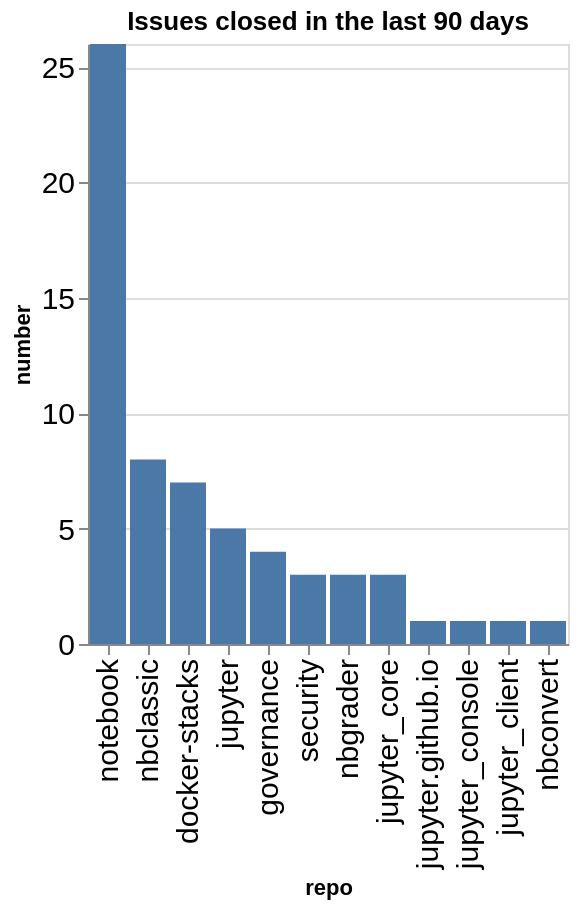

The code cell stored with this chart in its notebook:
### Code cell
closed_counts = closed.groupby(['org', 'repo']).count()['number'].reset_index()
closed_counts['org/repo'] = closed_counts.apply(lambda a: a['org'] + '/' + a['repo'], axis=1)
sorted_vals = closed_counts.sort_values(['number'], ascending=False)['repo'].values
alt.Chart(data=closed_counts, title=f"Issues closed in the last {n_days} days").mark_bar().encode(
    x=alt.X('repo', sort=alt.Sort(sorted_vals.tolist())),
    y='number',
)

### Figure 1 — Vega-Lite specification as saved in the notebook (floating-point values rounded to 4 significant figures)
{"config": {"axisLeft": {"labelFontSize": 15}, "axisBottom": {"labelFontSize": 15}}, "data": {"name": "data-0f712674f5b12dbdf33799c689a6c3bf"}, "mark": {"type": "bar"}, "encoding": {"x": {"field": "repo", "sort": ["notebook", "nbclassic", "docker-stacks", "jupyter", "governance", "security", "nbgrader", "jupyter_core", "jupyter.github.io", "jupyter_console", "jupyter_client", "nbconvert"], "type": "nominal"}, "y": {"field": "number", "type": "quantitative"}}, "title": "Issues closed in the last 90 days", "$schema": "https://vega.github.io/schema/vega-lite/v5.20.1.json", "datasets": {"data-0f712674f5b12dbdf33799c689a6c3bf": [{"org": "jupyter", "repo": "docker-stacks", "number": 7, "org/repo": "jupyter/docker-stacks"}, {"org": "jupyter", "repo": "governance", "number": 4, "org/repo": "jupyter/governance"}, {"org": "jupyter", "repo": "jupyter", "number": 5, "org/repo": "jupyter/jupyter"}, {"org": "jupyter", "repo": "jupyter.github.io", "number": 1, "org/repo": "jupyter/jupyter.github.io"}, {"org": "jupyter", "repo": "jupyter_client", "number": 1, "org/repo": "jupyter/jupyter_client"}, {"org": "jupyter", "repo": "jupyter_console", "number": 1, "org/repo": "jupyter/jupyter_console"}, {"org": "jupyter", "repo": "jupyter_core", "number": 3, "org/repo": "jupyter/jupyter_core"}, {"org": "jupyter", "repo": "nbclassic", "number": 8, "org/repo": "jupyter/nbclassic"}, {"org": "jupyter", "repo": "nbconvert", "number": 1, "org/repo": "jupyter/nbconvert"}, {"org": "jupyter", "repo": "nbgrader", "number": 3, "org/repo": "jupyter/nbgrader"}, {"org": "jupyter", "repo": "notebook", "number": 26, "org/repo": "jupyter/notebook"}, {"org": "jupyter", "repo": "security", "number": 3, "org/repo": "jupyter/security"}]}}
